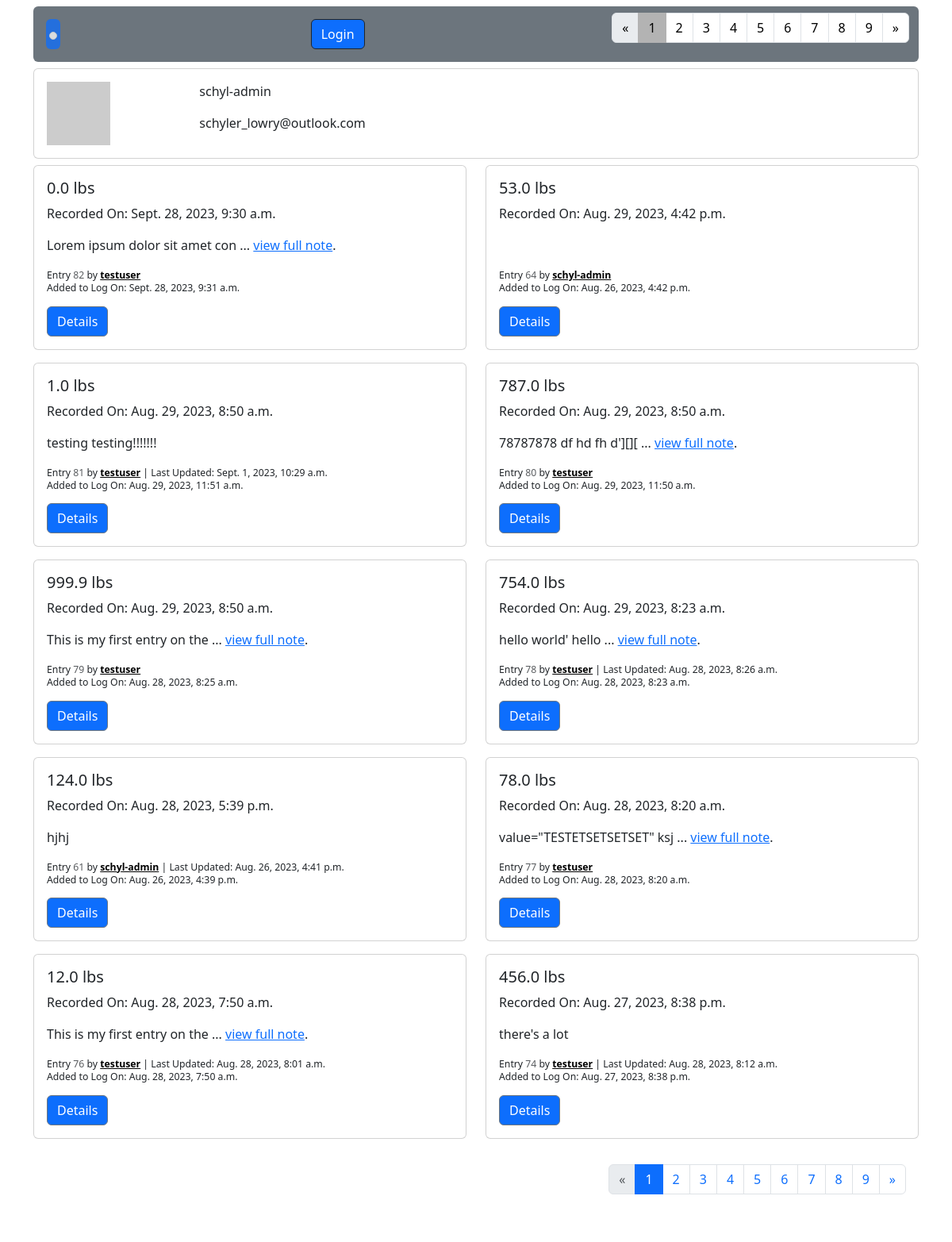
The page /accounts/profile/1/entries on the database as committed earlier.
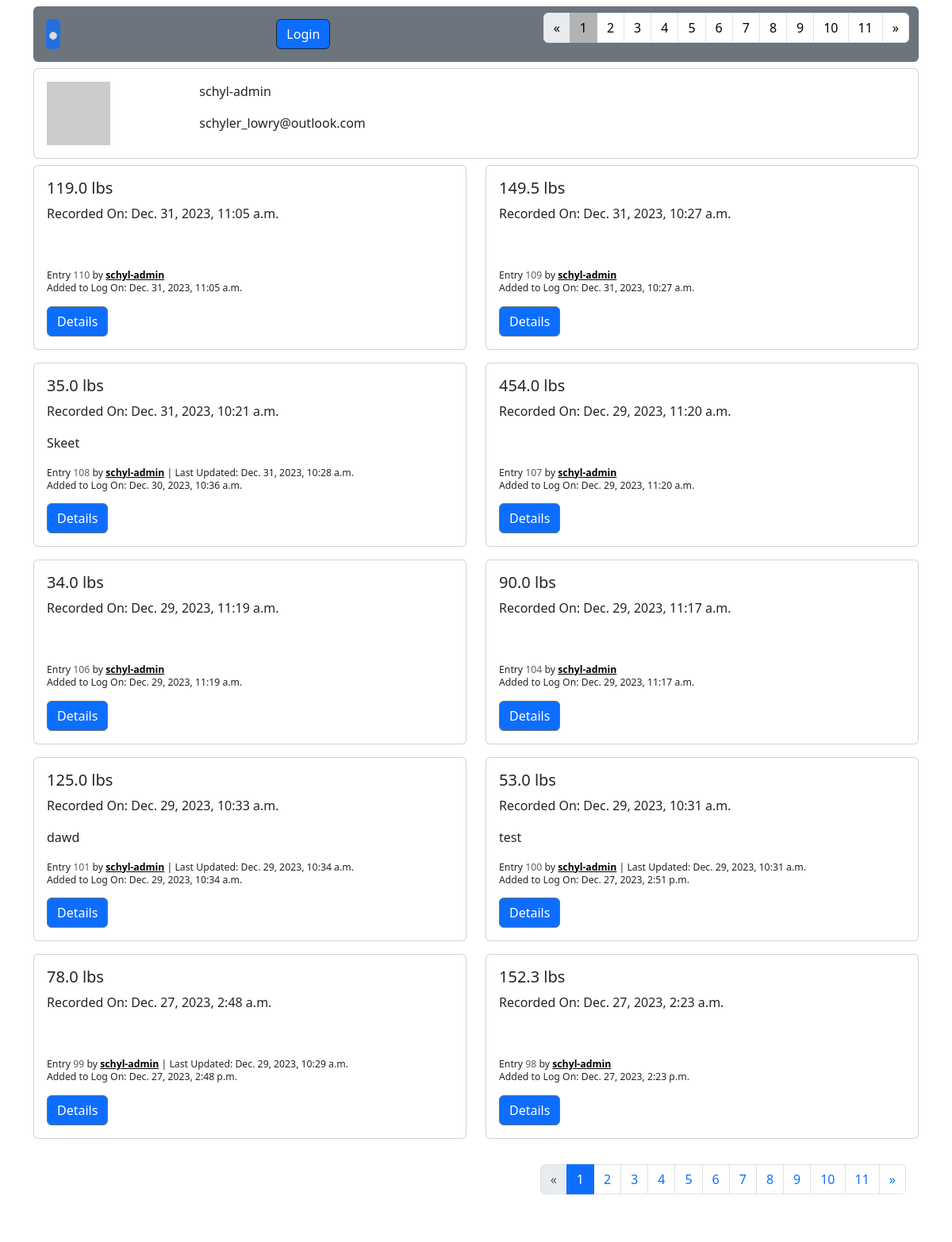
The same page on the database as committed later.
### fitness/models.py (models this page shows, shortened)
class WeightEntry(models.Model):
    user = models.ForeignKey(
        settings.AUTH_USER_MODEL,
        on_delete=models.CASCADE,
        related_name="weight_entries"
    )
    weight = weight = models.DecimalField(
        blank=True, null=True, max_digits=4, decimal_places=1)
    recorded = models.DateTimeField(
        blank=True, null=True, help_text="Enter the date and time when you measured this weight.")
    note = models.TextField(
        blank=True, null=True, help_text="Optional: Add a note regarding this entry.")
    created = models.DateTimeField(auto_now_add=True)
    updated = models.DateTimeField(auto_now=True)

### accounts/models.py (models this page shows, shortened)
class CustomUser(AbstractUser):
    date_of_birth = models.DateField(
        null=True, blank=True, help_text="Enter your date of birth in MM/DD/YYYY format.")
    avatar = models.CharField(
        max_length=999, null=True, blank=True, help_text="Enter a url for your avatar image")
    def __str__(self):
        return self.username

### accounts/views.py (the view, shortened to what this page needs)
# urls.py: path('profile/<int:pk>/entries', UserWeightEntryListView.as_view(), name='user_entry_list'),
class UserWeightEntryListView(ListView):
    model = WeightEntry
    template_name = "registration/user_entry_list.html"
    paginate_by = 10
    def get_context_data(self, **kwargs):
        context = super(UserWeightEntryListView,
                        self).get_context_data(**kwargs)
        customuser = CustomUser.objects.get(id=self.kwargs["pk"])
        if self.request.user.is_authenticated:
            postlist = WeightEntry.objects.all().filter(
                user=self.kwargs["pk"]).order_by("-recorded", "-updated", "-created")
        else:
            postlist = WeightEntry.objects.all().order_by(
                "-recorded", "-updated", "-created")
        context["postlist"] = postlist
        context["customuser"] = customuser
        context["form"] = WeightEntryForm(initial={'recorded': datetime.now()})
        return context
    def get_queryset(self):
        queryset = super(UserWeightEntryListView, self).get_queryset()
        if self.request.user.is_authenticated:
            queryset = queryset.filter(user=self.kwargs["pk"]).order_by(
                "-recorded", "-updated", "-created")
        else:
            queryset = WeightEntry.objects.all().order_by(
                "-recorded", "-updated", "-created")
        return queryset

### fitness/templatetags/profile_pic.py (called while the page is built)
@register.simple_tag(takes_context=True)
def get_avatar_url(context, user=None, email=None, size=None, default="mp"):
    if not size:
        size = 25
    email = email or ""
    if not email and user and hasattr(user, "email"):
        email = user.email or ""
    return "https://www.gravatar.com/avatar/{hash}?s={size}&d={default}".format(
        hash=md5(email.encode("utf-8")).hexdigest(),
        size=size or "",
        default=default,
    )

### templates/registration/user_entry_list.html (shortened to what the changed rows need)
{% extends 'base.html' %}
{% load profile_pic %}
{% block navtabs1 %}
{% if is_paginated %}
    <ul class="pagination ">
        {% for i in paginator.page_range %}
        {% if page_obj.number == i %}
            <li class="page-item active" style="--bs-pagination-active-bg: rgb(179, 179, 179); --bs-pagination-active-border-color: rgb(179, 179, 179);"><span class="page-link text-black">{{ i }}</span></li>
        {% else %}
            <li class="page-item"><a class="page-link text-black" aria-current="page" href="?page={{ i }}">{{ i }}</a></li>
        {% endif %}
        {% endfor %}
    </ul>
{% endif %}
{% endblock navtabs1 %}
{% block content %}
<div class="row justify-content-md-start">
    {% for entry in weightentry_list %}
    <div class="col-sm-6 pb-2 mb-2">
        <div class="card">
            <div class="card-body">
                <h5 class="card-title">{{entry.weight}} lbs </h5>
                <p>Recorded On: {{entry.recorded}}</p>
                <p>
                    {% if entry.note|length >= 1  %}
                        {{entry.note|slice:"30"}}
                        {% if entry.note|length > 30 %}
                            ... <a href="{% url "weight_entry_detail" entry.pk %}">view full note</a>.
                        {% endif %}
                    {% else %}
                    <br>
                    {% endif %}
                </p>
                <p class="lh-1">
                    <small><small>Entry <span class="text-muted">{{entry.pk}}</span> by <a class="fw-bold text-black" href="{% url "user_profile" entry.user.pk %}">{{entry.user}}</a> {% if entry.updated|date:"m/d/y H:i:s" != entry.created|date:"m/d/y H:i:s" %}| Last Updated: {{entry.updated}} {% endif %}</small></small>
                    <br>
                    <small><small>Added to Log On: {{entry.created}}</small></small>
                </p>
                <a href="{% url "weight_entry_detail" entry.pk %}" class="btn btn-primary border border-secondary">Details</a>
            </div>
        </div>
    </div>
    {% endfor %}
    </div>
    {% if is_paginated %}
    <nav aria-label="Page navigation example" class="justify-content-center mb-4 ms-5">
    <div class="card border-0">
        <div class="card-body ">
            <div class="row gap-1 ">
                <div class="col">
                    <ul class="pagination">
                        {% for i in paginator.page_range %}
                        {% if page_obj.number == i %}
                            <li class="page-item active"><span class="page-link">{{ i }}</span></li>
                        {% else %}
                            <li class="page-item"><a class="page-link" href="?page={{ i }}">{{ i }}</a></li>
                        {% endif %}
                        {% endfor %}
                    </ul>
                </div>
            </div>
        </div>
    </div>
    </nav>
    {% endif %}
{% endblock content %}

Rows that differ between the two databases and show on the page:
no longer on this page (row unchanged): WeightEntry: weight "0.0", recorded "Sept. 28, 2023, 9:30 a.m.", note "Lorem ipsum dolor sit amet con", shows "view full note", pk "82", user "testuser", created "Sept. 28, 2023, 9:31 a.m."
no longer on this page (row unchanged): WeightEntry: weight "53.0", recorded "Aug. 29, 2023, 4:42 p.m.", pk "64", user "schyl-admin", created "Aug. 26, 2023, 4:42 p.m."
no longer on this page (row unchanged): WeightEntry: weight "1.0", recorded "Aug. 29, 2023, 8:50 a.m.", note "testing testing!!!!!!!", pk "81", user "testuser", updated "Sept. 1, 2023, 10:29 a.m.", created "Aug. 29, 2023, 11:51 a.m."
no longer on this page (row unchanged): WeightEntry: weight "787.0", recorded "Aug. 29, 2023, 8:50 a.m.", note "78787878 df hd fh d'][][", shows "view full note", pk "80", user "testuser", created "Aug. 29, 2023, 11:50 a.m."
no longer on this page (row unchanged): WeightEntry: weight "999.9", recorded "Aug. 29, 2023, 8:50 a.m.", note "This is my first entry on the", shows "view full note", pk "79", user "testuser", created "Aug. 28, 2023, 8:25 a.m."
no longer on this page (row unchanged): WeightEntry: weight "754.0", recorded "Aug. 29, 2023, 8:23 a.m.", note "hello world' hello", shows "view full note", pk "78", user "testuser", updated "Aug. 28, 2023, 8:26 a.m.", created "Aug. 28, 2023, 8:23 a.m."
no longer on this page (row unchanged): WeightEntry: weight "124.0", recorded "Aug. 28, 2023, 5:39 p.m.", note "hjhj", pk "61", user "schyl-admin", updated "Aug. 26, 2023, 4:41 p.m.", created "Aug. 26, 2023, 4:39 p.m."
no longer on this page (row unchanged): WeightEntry: weight "78.0", recorded "Aug. 28, 2023, 8:20 a.m.", note "value=\"TESTETSETSETSET\" ksj", shows "view full note", pk "77", user "testuser", created "Aug. 28, 2023, 8:20 a.m."
no longer on this page (row unchanged): WeightEntry: weight "12.0", recorded "Aug. 28, 2023, 7:50 a.m.", note "This is my first entry on the", shows "view full note", pk "76", user "testuser", updated "Aug. 28, 2023, 8:01 a.m.", created "Aug. 28, 2023, 7:50 a.m."
no longer on this page (row unchanged): WeightEntry: weight "456.0", recorded "Aug. 27, 2023, 8:38 p.m.", note "there's a lot", pk "74", user "testuser", updated "Aug. 28, 2023, 8:12 a.m.", created "Aug. 27, 2023, 8:38 p.m."
added WeightEntry: weight "119.0", recorded "Dec. 31, 2023, 11:05 a.m.", pk "110", user "schyl-admin", created "Dec. 31, 2023, 11:05 a.m."
added WeightEntry: weight "149.5", recorded "Dec. 31, 2023, 10:27 a.m.", pk "109", user "schyl-admin", created "Dec. 31, 2023, 10:27 a.m."
added WeightEntry: weight "35.0", recorded "Dec. 31, 2023, 10:21 a.m.", note "Skeet", pk "108", user "schyl-admin", updated "Dec. 31, 2023, 10:28 a.m.", created "Dec. 30, 2023, 10:36 a.m."
added WeightEntry: weight "454.0", recorded "Dec. 29, 2023, 11:20 a.m.", pk "107", user "schyl-admin", created "Dec. 29, 2023, 11:20 a.m."
added WeightEntry: weight "34.0", recorded "Dec. 29, 2023, 11:19 a.m.", pk "106", user "schyl-admin", created "Dec. 29, 2023, 11:19 a.m."
added WeightEntry: weight "90.0", recorded "Dec. 29, 2023, 11:17 a.m.", pk "104", user "schyl-admin", created "Dec. 29, 2023, 11:17 a.m."
added WeightEntry: weight "125.0", recorded "Dec. 29, 2023, 10:33 a.m.", note "dawd", pk "101", user "schyl-admin", updated "Dec. 29, 2023, 10:34 a.m.", created "Dec. 29, 2023, 10:34 a.m."
added WeightEntry: weight "53.0", recorded "Dec. 29, 2023, 10:31 a.m.", note "test", pk "100", user "schyl-admin", updated "Dec. 29, 2023, 10:31 a.m.", created "Dec. 27, 2023, 2:51 p.m."
added WeightEntry: weight "78.0", recorded "Dec. 27, 2023, 2:48 a.m.", pk "99", user "schyl-admin", updated "Dec. 29, 2023, 10:29 a.m.", created "Dec. 27, 2023, 2:48 p.m."
added WeightEntry: weight "152.3", recorded "Dec. 27, 2023, 2:23 a.m.", pk "98", user "schyl-admin", created "Dec. 27, 2023, 2:23 p.m."
Other text that changed with them:
new list line: "10"
new list line: "11"
